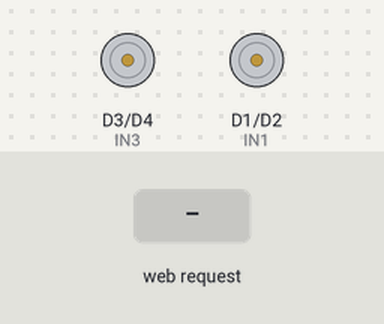
A sketch run on a simulated ESP8266 (NodeMCU). Parts: motor-driver pin pairs drawn as motors (green arrow = first pin HIGH = forward, orange = second pin HIGH = backward, longer = more drive). The test bench sets the inputs (shaded band). What the sketch prints to the serial monitor is not drawn.

Above: at 1.2 s.
1.3 s: HTTP request GET /F received
At 2.5 s:
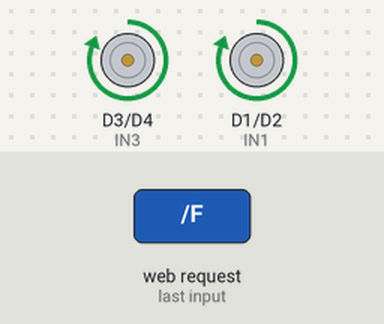
2.8 s: HTTP request GET /B received
At 3.6 s:
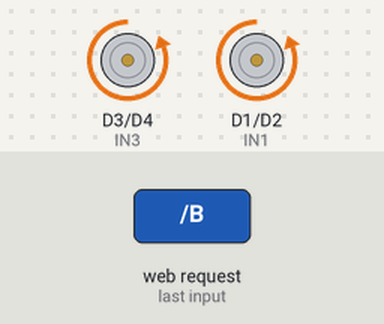
4.3 s: HTTP request GET /L received
At 4.8 s:
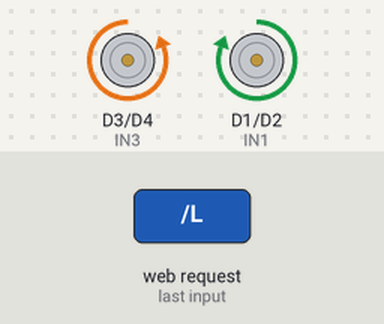
5.8 s: HTTP request GET /R received
At 7.0 s:
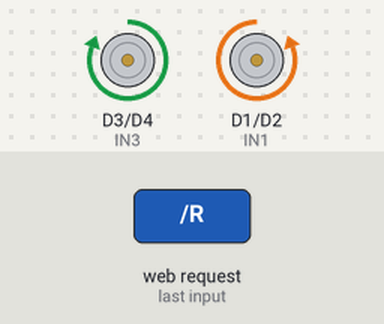
7.3 s: HTTP request GET /S received
At 8.3 s:
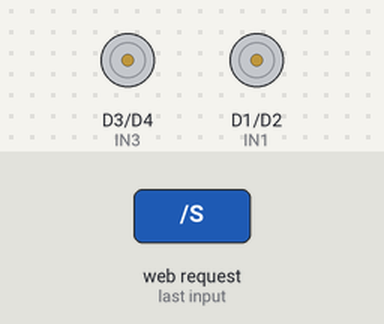
Timing chart, 0 to 9.8 s (numbered marks = the images above; inputs shaded):
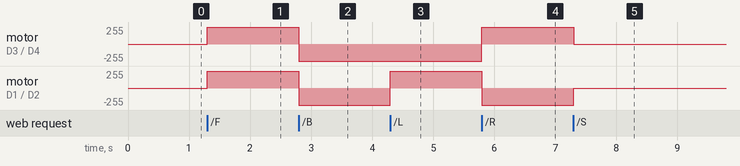

Measured:
- after the input at 1.3 s, motor on D3 (IN3) / D4 (IN4), motor on D1 (IN1) / D2 (IN2): stopped → forward 255/255 at once
- after the input at 2.8 s, motor on D3 (IN3) / D4 (IN4), motor on D1 (IN1) / D2 (IN2): forward 255/255 → backward 255/255 at once
- after the input at 4.3 s, motor on D1 (IN1) / D2 (IN2): backward 255/255 → forward 255/255 at once
- after the input at 5.8 s, motor on D3 (IN3) / D4 (IN4): backward 255/255 → forward 255/255 at once; motor on D1 (IN1) / D2 (IN2): forward 255/255 → backward 255/255 at once
- after the input at 7.3 s, motor on D3 (IN3) / D4 (IN4): forward 255/255 → stopped at once; motor on D1 (IN1) / D2 (IN2): backward 255/255 → stopped at once

The sketch:

wirelessrobotcar_nodemcu.ino
```cpp
#include <ESP8266WiFi.h>
#include <ESP8266WebServer.h>

#define IN1 D1
#define IN2 D2
#define IN3 D3
#define IN4 D4

ESP8266WebServer server(80);

const char* ssid = "ESP_Robot";
const char* password = "12345678";

// Function Prototypes
void handleRoot();
void forward();
void backward();
void left();
void right();
void stopMotor();

void setup() {
  Serial.begin(115200);

  pinMode(IN1, OUTPUT);
  pinMode(IN2, OUTPUT);
  pinMode(IN3, OUTPUT);
  pinMode(IN4, OUTPUT);

  stopMotor();

  WiFi.softAP(ssid, password);

  Serial.println("WiFi Robot Started");
  Serial.print("IP Address: ");
  Serial.println(WiFi.softAPIP());

  server.on("/", handleRoot);
  server.on("/F", forward);
  server.on("/B", backward);
  server.on("/L", left);
  server.on("/R", right);
  server.on("/S", stopMotor);

  server.begin();
}

void loop() {
  server.handleClient();
}

// ================= Web Page =================
void handleRoot() {
  String page = R"====(
<!DOCTYPE html>
<html>
<head>
<title>ESP8266 Robot</title>
<style>
body{
  background:#444;
  color:white;
  text-align:center;
  font-family:Arial;
}
button{
  width:90px;
  height:90px;
  font-size:20px;
  margin:8px;
}
</style>
</head>

<body>
<h1>ESP8266 WiFi Robot</h1>

<button onclick="send('F')">FORWARD</button><br>
<button onclick="send('L')">LEFT</button>
<button onclick="send('S')">STOP</button>
<button onclick="send('R')">RIGHT</button><br>
<button onclick="send('B')">BACK</button>

<script>
function send(cmd){
  fetch('/'+cmd);
}

document.addEventListener('keydown', function(event){
  switch(event.key){
    case 'ArrowUp':
      send('F');
      break;
    case 'ArrowDown':
      send('B');
      break;
    case 'ArrowLeft':
      send('L');
      break;
    case 'ArrowRight':
      send('R');
      break;
  }
});

document.addEventListener('keyup', function(){
  send('S');
});
</script>

</body>
</html>
)====";

  server.send(200, "text/html", page);
}

// ================= Motor Functions =================

void forward() {
  digitalWrite(IN1, HIGH);
  digitalWrite(IN2, LOW);
  digitalWrite(IN3, HIGH);
  digitalWrite(IN4, LOW);

  server.send(200, "text/plain", "Forward");
}

void backward() {
  digitalWrite(IN1, LOW);
  digitalWrite(IN2, HIGH);
  digitalWrite(IN3, LOW);
  digitalWrite(IN4, HIGH);

  server.send(200, "text/plain", "Backward");
}

void left() {
  digitalWrite(IN1, HIGH);
  digitalWrite(IN2, LOW);
  digitalWrite(IN3, LOW);
  digitalWrite(IN4, HIGH);

  server.send(200, "text/plain", "Left");
}

void right() {
  digitalWrite(IN1, LOW);
  digitalWrite(IN2, HIGH);
  digitalWrite(IN3, HIGH);
  digitalWrite(IN4, LOW);

  server.send(200, "text/plain", "Right");
}

void stopMotor() {
  digitalWrite(IN1, LOW);
  digitalWrite(IN2, LOW);
  digitalWrite(IN3, LOW);
  digitalWrite(IN4, LOW);

  server.send(200, "text/plain", "Stop");
}
```
